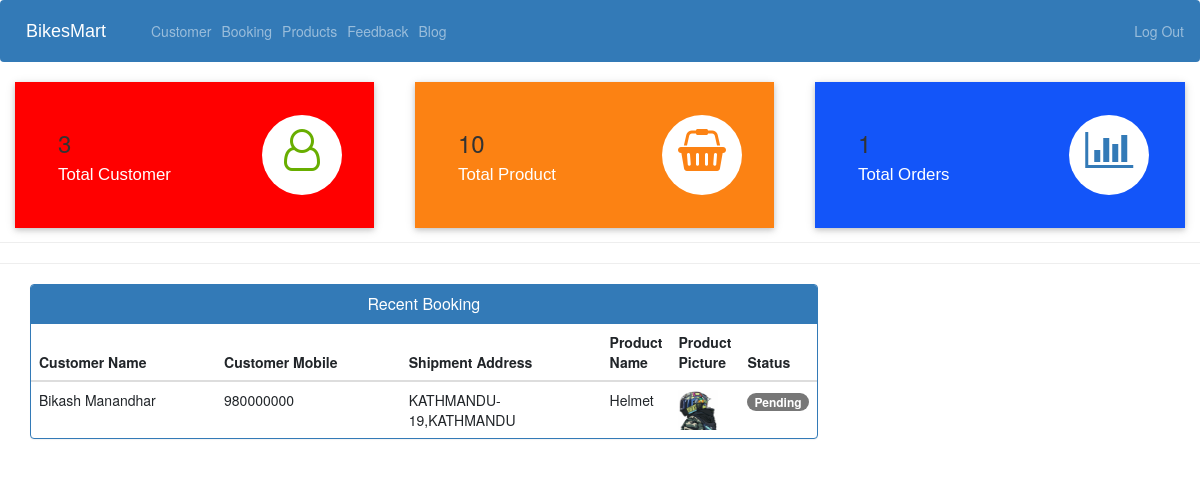
The page /admin-dashboard (signed in) on the database as committed earlier.
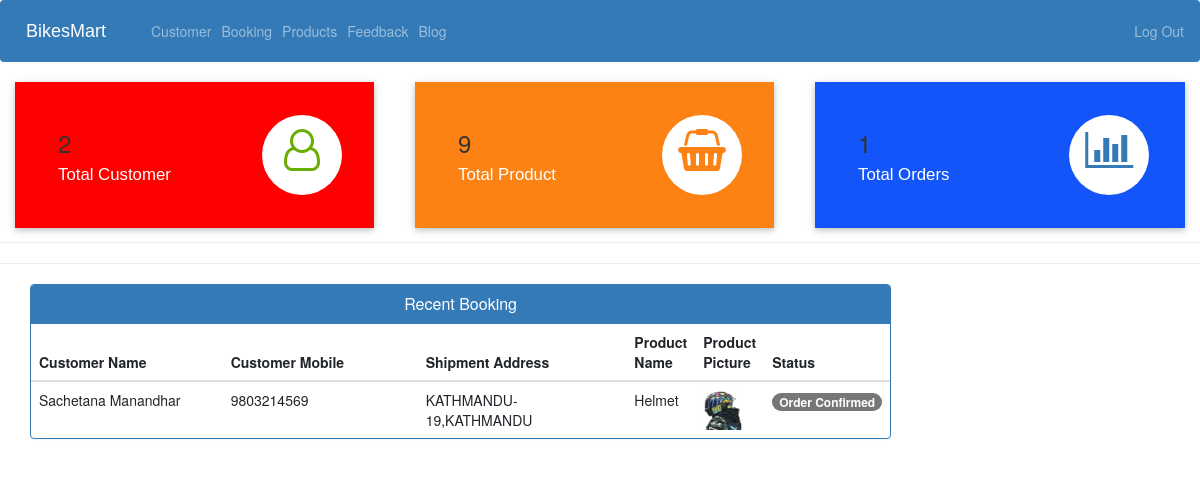
The same page on the database as committed later.
### ecom/models.py (models this page shows, shortened)
class Customer(models.Model):
    user=models.OneToOneField(User,on_delete=models.CASCADE)
    profile_pic= models.ImageField(upload_to='profile_pic/CustomerProfilePic/',null=True,blank=True)
    address = models.CharField(max_length=40)
    mobile = models.CharField(max_length=20,null=False)
    @property
    def get_name(self):
        return self.user.first_name+" "+self.user.last_name

class Orders(models.Model):
    STATUS =(
        ('Pending','Pending'),
        ('Order Confirmed','Order Confirmed'),
        ('Out for Delivery','Out for Delivery'),
        ('Delivered','Delivered'),
    )
    customer=models.ForeignKey('Customer', on_delete=models.CASCADE,null=True)
    product=models.ForeignKey('Product',on_delete=models.CASCADE,null=True)
    email = models.CharField(max_length=50,null=True)
    address = models.CharField(max_length=500,null=True)
    mobile = models.CharField(max_length=20,null=True)
    order_date= models.DateField(auto_now_add=True,null=True)
    status=models.CharField(max_length=50,null=True,choices=STATUS)

### ecom/views.py (the view)
# urls.py: path('admin-dashboard', views.admin_dashboard_view,name='admin-dashboard'),
@login_required(login_url='adminlogin')
def admin_dashboard_view(request):
    customercount=models.Customer.objects.all().count()
    productcount=models.Product.objects.all().count()
    ordercount=models.Orders.objects.all().count()
    orders=models.Orders.objects.all()
    ordered_products=[]
    ordered_bys=[]
    for order in orders:
        ordered_product=models.Product.objects.all().filter(id=order.product.id)
        ordered_by=models.Customer.objects.all().filter(id = order.customer.id)
        ordered_products.append(ordered_product)
        ordered_bys.append(ordered_by)
    mydict={
    'customercount':customercount,
    'productcount':productcount,
    'ordercount':ordercount,
    'data':zip(ordered_products,ordered_bys,orders),
    }
    return render(request,'ecom/admin_dashboard.html',context=mydict)

### templates/ecom/admin_dashboard.html (shortened to what this page needs)
{% extends 'ecom/admin_base.html' %}
{% load static %}
{% block content %}
{%include 'ecom/admin_dashboard_cards.html'%}
<br><br><br><br><br>
<hr><hr>
<div class="container" >
  <div class="row">
    <div class="col-md=12">
     <div class="panel panel-primary" >
      <div class="panel-heading" style="text-align:center;">
        <h6 class="panel-title">Recent Booking</h6>
      </div>
      <table class="table table-hover" id="dev-table">
        <thead>
          <tr>
            <th>Customer Name</th>
            <th>Customer Mobile</th>
            <th>Shipment Address</th>
            <th>Product Name</th>
            <th>Product Picture</th>
            <th>Status</th>
          </tr>
        {% for product,customer,order in data %}
        <tr>
          {% for c in customer %}
          <td class="col-12 col-sm-4 col-md-4"> {{c.get_name}}</td>
          <td class="col-12 col-sm-4 col-md-4">{{c.mobile}}</td>
          <td class="col-12 col-sm-4 col-md-4">{{order.address}}</td>
          {% endfor %}
          {% for p in product %}
          <td class="col-12 col-sm-4 col-md-4">{{p.name}}</td>
          <td class="col-12 col-sm-4 col-md-4">
            <img src="{% static p.product_image.url %}" alt="Product Image" height="40px" width="40px" />
          </td>
          {% if order.status == 'Pending'%}
          <td class="col-12 col-sm-4 col-md-4">
            <span class="badge badge-info">{{order.status}}</span>
          </td>
          {% elif order.status == 'Delivered' %}
          {% comment %} <td class="col-md-6"> <span class="label label-success">{{order.status}}</span></td> {% endcomment %}
          <td class="col-12 col-sm-4 col-md-4">
            <span class="badge badge-success">{{order.status}}</span>
          </td>
          {% elif order.status == 'Out for Delivery' %}
          {% comment %} <td class="col-md-6"> <span class="label label-warning">{{order.status}}</span></td> {% endcomment %}
          <td class="col-12 col-sm-4 col-md-4">
            <span class="badge badge-warning">{{order.status}}</span>
          </td>
          {%else%}
            <td class="col-12 col-sm-4 col-md-4">
              <span class="badge badge-primary">{{order.status}}</span>
            </td>
          {%endif%}
          {% endfor %}
        </tr>
      </thead>
        {% endfor %}
      </table>
      </div>
    </div>
  </div>
</div>
{% endblock content %}

Rows that differ between the two databases and show on the page:
changed Orders "KATHMANDU-19,KATHMANDU": status "Pending" → "Order Confirmed"
changed Customer: get_name "Bikash Manandhar" → "Sachetana Manandhar"; mobile "980000000" → "9803214569"
Other text that changed with them:
{{ customercount }}: "3" → "2"
{{ productcount }}: "10" → "9"
